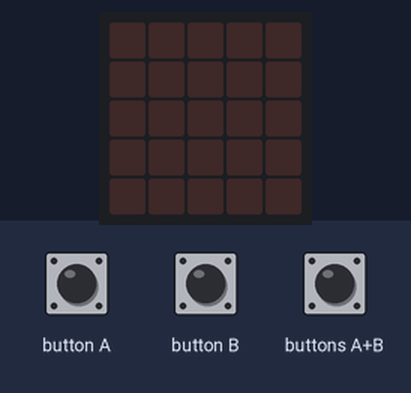
Simulated run of this program. Board: Calliope mini (MakeCode). Parts: the board's 5×5 LED display. Inputs (shaded band) come from the test bench.

Above: at 1.2 s.
1.3 s: button A pressed for 0.15 s
At 1.65 s:
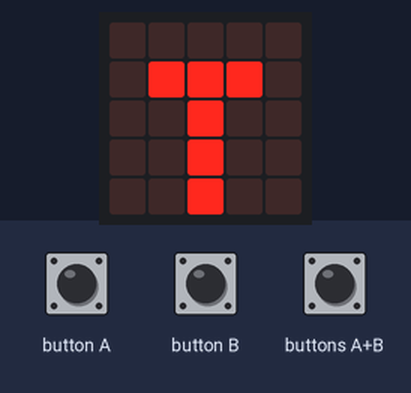
4.3 s: button B pressed for 0.15 s
At 6.5 s:
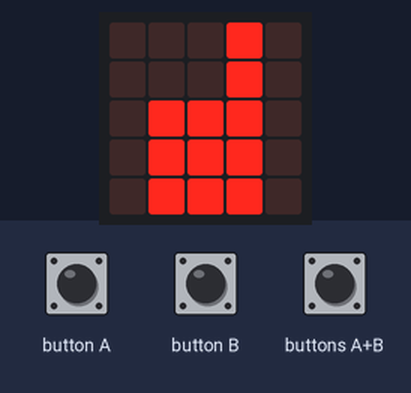
7.4 s: buttons A+B pressed for 0.15 s
At 9.6 s:
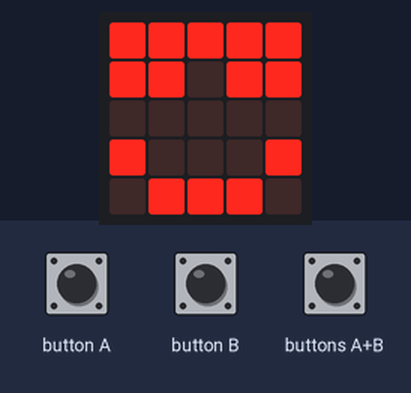
10.5 s: buttons A+B pressed for 1 s
Timing chart, 0 to 13.5 s (numbered marks = the images above; inputs shaded):
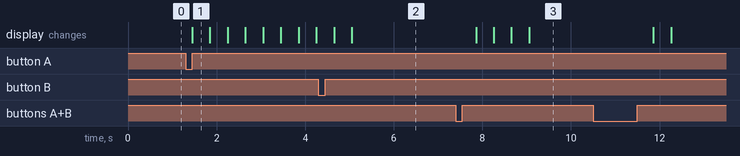

The program:

main.ts
```typescript
input.onButtonPressed(Button.A, function () {
    for (let index = 0; index < 4; index++) {
        basic.showLeds(`
            . . . . .
            . # # # .
            . . # . .
            . . # . .
            . . # . .
            `)
        basic.pause(1)
        basic.showLeds(`
            . # # # .
            . # . # .
            . # # # .
            . # . . .
            . # . . .
            `)
    }
    basic.showLeds(`
        . . . . .
        . . . . .
        . . . . .
        . . . . .
        . . . . .
        `)
})
input.onButtonPressed(Button.AB, function () {
    for (let index = 0; index < 4; index++) {
        basic.showLeds(`
            # # # # #
            # # . # #
            . . . . .
            # . . . #
            . # # # .
            `)
        basic.pause(1)
        basic.showLeds(`
            # # # # #
            # # . # #
            . . . . .
            # . . . #
            . # # # .
            `)
    }
    basic.showLeds(`
        . . . . .
        . . . . .
        . . . . .
        . . . . .
        . . . . .
        `)
})
input.onButtonPressed(Button.B, function () {
    for (let index = 0; index < 4; index++) {
        basic.showLeds(`
            . . . # .
            . . . # .
            . # # # .
            . # # # .
            . # # # .
            `)
        basic.pause(1)
        basic.showLeds(`
            . . . # .
            . . . # .
            . # # # .
            . # # # .
            . # # # .
            `)
    }
    basic.showLeds(`
        . . . . .
        . . . . .
        . . . . .
        . . . . .
        . . . . .
        `)
})
```

test.ts
```typescript
// Hier kann man Tests durchführen; diese Datei wird nicht kompiliert, wenn dieses Paket als Erweiterung verwendet wird.
```

Measured:
- after the input at 1.3 s, the display: changes after 0.15 s (image 1)
- after the input at 4.3 s, the display: first differs from a run without the input after 0.75 s (image 2)
- after the input at 7.4 s, the display: changes after 0.46 s (image 3)
- what the display in image 1 shows lasts 0.4 s, from 1.5 s to 1.9 s
